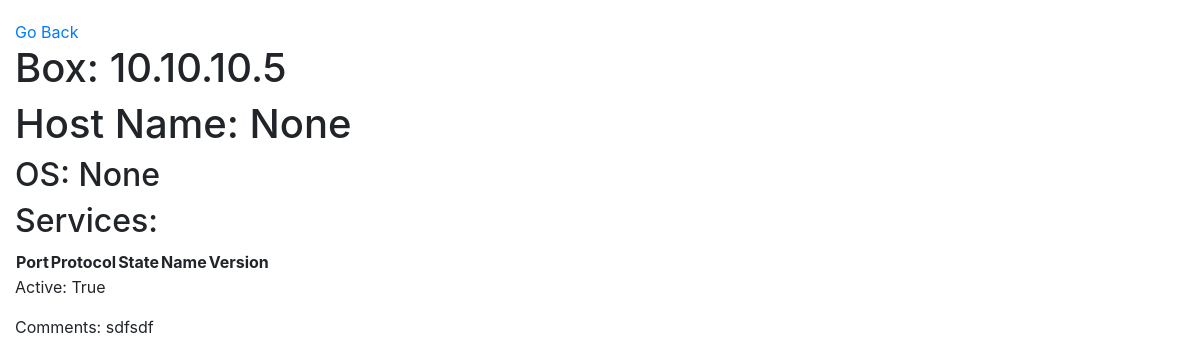
Before: /box/324 (signed in) with the older database file.
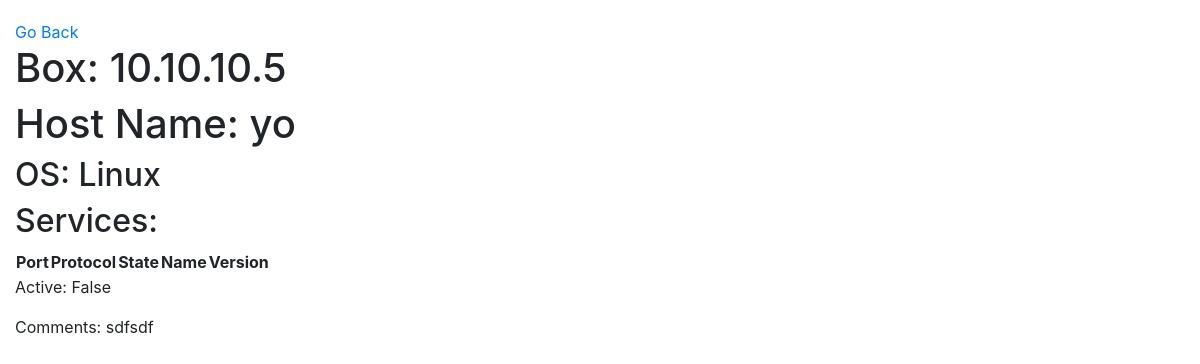
After: the same page with the newer database file.
### base/models.py (models this page shows, shortened)
class Box(models.Model):
    __original_ip = None
    __original_hostname = None
    __original_state = None
    user = models.ForeignKey(User, on_delete=models.CASCADE, null=True, blank=True)
    ip = models.GenericIPAddressField(null=False,blank=False)
    hostname = models.CharField(max_length=200, null=True, blank=True)
    state = models.CharField(max_length=200, null=True, blank=True)
    comments = models.TextField(null=True, blank=True)
    active = models.BooleanField(default=False)
    pwned = models.BooleanField(default=False)
    unrelated = models.BooleanField(default=False)
    comeback = models.BooleanField("Come back to this box", default=False)
    os = models.CharField(max_length=200, null=True, blank=True)
    new = models.BooleanField(default=True)
    updated = models.BooleanField(default=False)
    cidr = models.CharField(max_length=200, default="/24",null=True, blank=True)
    orderedip = models.BigIntegerField(null=True, blank=True, default=0)
    def __init__(self, *args, **kwargs):
        super().__init__(*args, **kwargs)
        self.__original_ip = self.ip
        self.__original_hostname = self.hostname
        self.__original_state = self.state
    def __str__(self):
        return self.ip
    class Meta:
        ordering = ['orderedip']

### base/views.py (the view)
# urls.py: path('box/<int:pk>', BoxDetail.as_view(), name="box-detail"),
class BoxDetail(LoginRequiredMixin, DetailView):
    model = Box
    context_object_name = 'box'
    template_name='base/box.html'

### base/templates/base/box.html (shortened to what this page needs)
{% extends 'base/main.html' %}
{% block content %}
<a href="{% url 'boxes' %}">Go Back</a>
<h1>Box: {{box}}</h1>
<h1>Host Name: {{box.hostname}}</h1>
<h2>OS: {{box.os}}</h2>
<h2>Services:</h2>
<table>
    <thead>
        <tr>
            <th>Port</th>
            <th>Protocol</th>
            <th>State</th>
            <th>Name</th>
            <th>Version</th>
        </tr>
    </thead>
</table>
<p>Active: {{box.active}}</p>
<p>Comments: {{box.comments}}</p>
{% endblock content %}

Changed rows visible on the page:
changed Box "sdfsdf": hostname "None" → "yo"; os "None" → "Linux"; active "True" → "False"
